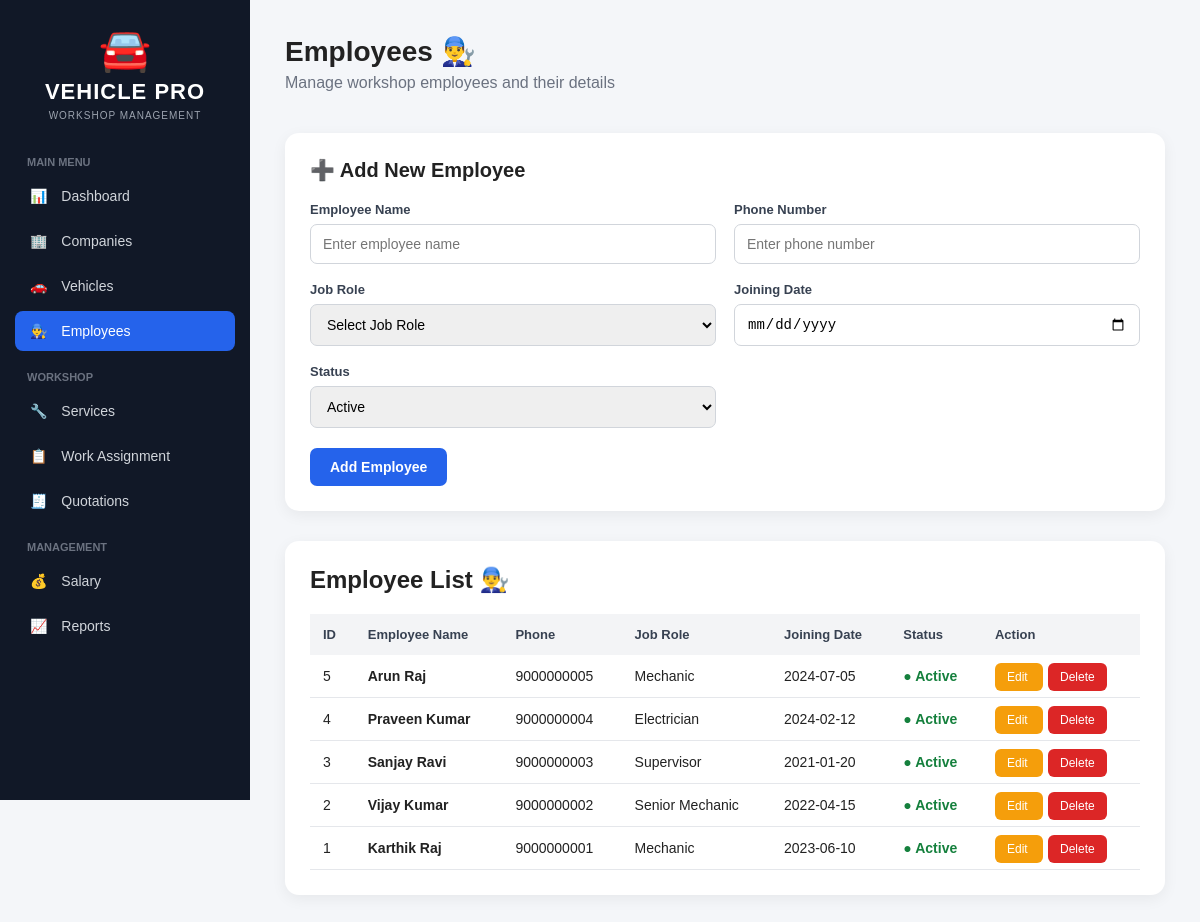
Page /employees.php on the committed database.
### tables this page shows
CREATE TABLE `employees` (
  `employee_id` int NOT NULL AUTO_INCREMENT,
  `employee_name` varchar(100) NOT NULL,
  `phone` varchar(15) DEFAULT NULL,
  `job_role` varchar(50) DEFAULT NULL,
  `joining_date` date DEFAULT NULL,
  `status` varchar(30) DEFAULT NULL,
  PRIMARY KEY (`employee_id`)
);

### employees.php (the view, shortened to what this page needs)
<?php
require_once 'includes/db.php';
$edit_mode = false;
$edit_employee = null;
$employees = $conn->query(
    "SELECT * FROM employees ORDER BY employee_id DESC"
);
?>
<!DOCTYPE html>
<html lang="en">
<head>
</head>
<body>
<div class="sidebar">
    <div class="logo">
        <div class="car-icon">🚘</div>
        <h2>VEHICLE PRO</h2>
        <p>WORKSHOP MANAGEMENT</p>
    </div>
    <div class="menu-title">Main Menu</div>
    <a href="dashboard.php">
        <span>📊</span> Dashboard
    </a>
    <a href="companies.php">
        <span>🏢</span> Companies
    </a>
    <a href="vehicles.php">
        <span>🚗</span> Vehicles
    </a>
    <a href="employees.php" class="active">
        <span>👨‍🔧</span> Employees
    </a>
    <div class="menu-title">Workshop</div>
    <a href="services.php">
        <span>🔧</span> Services
    </a>
    <a href="assignments.php">
        <span>📋</span> Work Assignment
    </a>
    <a href="quotations.php">
        <span>🧾</span> Quotations
    </a>
    <div class="menu-title">Management</div>
    <a href="salary.php">
        <span>💰</span> Salary
    </a>
    <a href="reports.php">
        <span>📈</span> Reports
    </a>
</div>
<div class="main">
    <div class="header">
        <div>
            <h1>Employees 👨‍🔧</h1>
            <p>
                Manage workshop employees and their details
            </p>
        </div>
    </div>
    <div class="card">
        <h2>
            <?php echo $edit_mode ? "✏️ Edit Employee" : "➕ Add New Employee"; ?>
        </h2>
        <form method="POST">
            <div class="form-grid">
                <div class="form-group">
                    <label>Employee Name</label>
                    <input
                        type="text"
                        name="employee_name"
                        placeholder="Enter employee name"
                        required
                        value="<?php
                            echo $edit_mode
                            ? htmlspecialchars($edit_employee['employee_name'])
                            : '';
                        ?>"
                    >
                </div>
                <div class="form-group">
                    <label>Phone Number</label>
                    <input
                        type="text"
                        name="phone"
                        placeholder="Enter phone number"
                        value="<?php
                            echo $edit_mode
                            ? htmlspecialchars($edit_employee['phone'])
                            : '';
                        ?>"
                    >
                </div>
                <div class="form-group">
                    <label>Job Role</label>
                    <select name="job_role" required>
                        <option value="">Select Job Role</option>
                    </select>
                </div>
                <div class="form-group">
                    <label>Joining Date</label>
                    <input
                        type="date"
                        name="joining_date"
                        required
                        value="<?php
                            echo $edit_mode
                            ? $edit_employee['joining_date']
                            : '';
                        ?>"
                    >
                </div>
                <div class="form-group">
                    <label>Status</label>
                    <select name="status">
                        <option
                            value="Active"
                            <?php
                            if (
                                !$edit_mode ||
                                $edit_employee['status'] == 'Active'
                            ) echo 'selected';
                            ?>
                        >
                            Active
                        </option>
                    </select>
                </div>
            </div>
            <div class="buttons">
                <?php if ($edit_mode): ?>
                    <button
                        type="submit"
                        name="update_employee"
                        class="btn btn-update"
                    >
                        Update Employee
                    </button>
                    <a
                        href="employees.php"
                        class="btn btn-cancel"
                    >
                        Cancel
                    </a>
                <?php else: ?>
                    <button
                        type="submit"
                        name="add_employee"
                        class="btn btn-add"
                    >
                        Add Employee
                    </button>
                <?php endif; ?>
            </div>
        </form>
    </div>
    <div class="table-card">
        <h2>Employee List 👨‍🔧</h2>
        <table>
            <thead>
                <tr>
                    <th>ID</th>
                    <th>Employee Name</th>
                    <th>Phone</th>
                    <th>Job Role</th>
                    <th>Joining Date</th>
                    <th>Status</th>
                    <th>Action</th>
                </tr>
            </thead>
            <tbody>
                <?php if ($employees->num_rows > 0): ?>
                    <?php while ($row = $employees->fetch_assoc()): ?>
                        <tr>
                            <td>
                                <?php echo $row['employee_id']; ?>
                            </td>
                            <td>
                                <strong>
                                    <?php
                                    echo htmlspecialchars(
                                        $row['employee_name']
                                    );
                                    ?>
                                </strong>
                            </td>
                            <td>
                                <?php
                                echo htmlspecialchars(
                                    $row['phone']
                                );
                                ?>
                            </td>
                            <td>
                                <?php
                                echo htmlspecialchars(
                                    $row['job_role']
                                );
                                ?>
                            </td>
                            <td>
                                <?php
                                echo htmlspecialchars(
                                    $row['joining_date']
                                );
                                ?>
                            </td>
                            <td>
                                <?php if ($row['status'] == 'Active'): ?>
                                    <span class="status-active">
                                        ● Active
                                    </span>
                                <?php else: ?>
                                    <span class="status-inactive">
                                        ● Inactive
                                    </span>
                                <?php endif; ?>
                            </td>
                            <td>
                                <a
                                    href="employees.php?edit=<?php echo $row['employee_id']; ?>"
                                    class="edit-btn"
                                >
                                    Edit
                                </a>
                                <a
                                    href="employees.php?delete=<?php echo $row['employee_id']; ?>"
                                    class="delete-btn"
                                    onclick="return confirm('Are you sure you want to delete this employee?');"
                                >
                                    Delete
                                </a>
                            </td>
                        </tr>
                    <?php endwhile; ?>
                <?php endif; ?>
            </tbody>
        </table>
    </div>
</div>
</body>
</html>

### employees.php (style rules this page uses)
* { box-sizing: border-box; }
body { margin: 0; font-family: Arial, Helvetica, sans-serif; background: #f4f6f9; color: #222; }
.sidebar { position: fixed; left: 0; top: 0; width: 250px; height: 100vh; background: #111827; color: white; padding: 25px 15px; }
.logo { text-align: center; margin-bottom: 35px; }
.car-icon { font-size: 42px; }
.logo h2 { margin: 5px 0; font-size: 22px; letter-spacing: 1px; }
.logo p { margin: 0; font-size: 10px; color: #9ca3af; letter-spacing: 1px; }
.menu-title { color: #6b7280; font-size: 11px; font-weight: bold; margin: 20px 12px 8px; text-transform: uppercase; }
.sidebar a { display: block; color: #d1d5db; text-decoration: none; padding: 12px 15px; margin: 5px 0; border-radius: 8px; font-size: 14px; transition: 0.2s; }
.sidebar a.active { background: #2563eb; color: white; }
.sidebar a span { margin-right: 10px; }
.main { margin-left: 250px; padding: 35px; }
.header { display: flex; justify-content: space-between; align-items: center; margin-bottom: 25px; }
.header h1 { margin: 0; font-size: 28px; }
.header p { margin-top: 6px; color: #6b7280; }
.card { background: white; border-radius: 14px; padding: 25px; margin-bottom: 30px; box-shadow: 0 4px 15px rgba(0,0,0,0.06); }
.card h2 { margin-top: 0; margin-bottom: 20px; font-size: 20px; }
.form-grid { display: grid; grid-template-columns: repeat(2, 1fr); gap: 18px; }
.form-group { display: flex; flex-direction: column; }
.form-group label { font-size: 13px; font-weight: bold; margin-bottom: 7px; color: #374151; }
.form-group input, .form-group select { padding: 11px 12px; border: 1px solid #d1d5db; border-radius: 7px; font-size: 14px; outline: none; }
.buttons { margin-top: 20px; }
.btn { border: none; padding: 11px 20px; border-radius: 7px; cursor: pointer; font-size: 14px; font-weight: bold; }
.btn-add { background: #2563eb; color: white; }
.table-card { background: white; border-radius: 14px; padding: 25px; box-shadow: 0 4px 15px rgba(0,0,0,0.06); overflow-x: auto; }
.table-card h2 { margin-top: 0; }
table { width: 100%; border-collapse: collapse; margin-top: 15px; }
th { background: #f3f4f6; color: #374151; padding: 13px; text-align: left; font-size: 13px; }
td { padding: 13px; border-bottom: 1px solid #e5e7eb; font-size: 14px; }
.edit-btn { background: #f59e0b; color: white; padding: 7px 12px; border-radius: 6px; text-decoration: none; font-size: 12px; margin-right: 5px; }
.delete-btn { background: #dc2626; color: white; padding: 7px 12px; border-radius: 6px; text-decoration: none; font-size: 12px; }
.status-active { color: #15803d; font-weight: bold; }

### rows in the picture
employees: employee_id "5", employee_name "Arun Raj", phone "9000000005", job_role "Mechanic", joining_date "2024-07-05", status "● Active"
employees: employee_id "4", employee_name "Praveen Kumar", phone "9000000004", job_role "Electrician", joining_date "2024-02-12", status "● Active"
employees: employee_id "3", employee_name "Sanjay Ravi", phone "9000000003", job_role "Supervisor", joining_date "2021-01-20", status "● Active"
employees: employee_id "2", employee_name "Vijay Kumar", phone "9000000002", job_role "Senior Mechanic", joining_date "2022-04-15", status "● Active"
employees: employee_id "1", employee_name "Karthik Raj", phone "9000000001", job_role "Mechanic", joining_date "2023-06-10", status "● Active"
